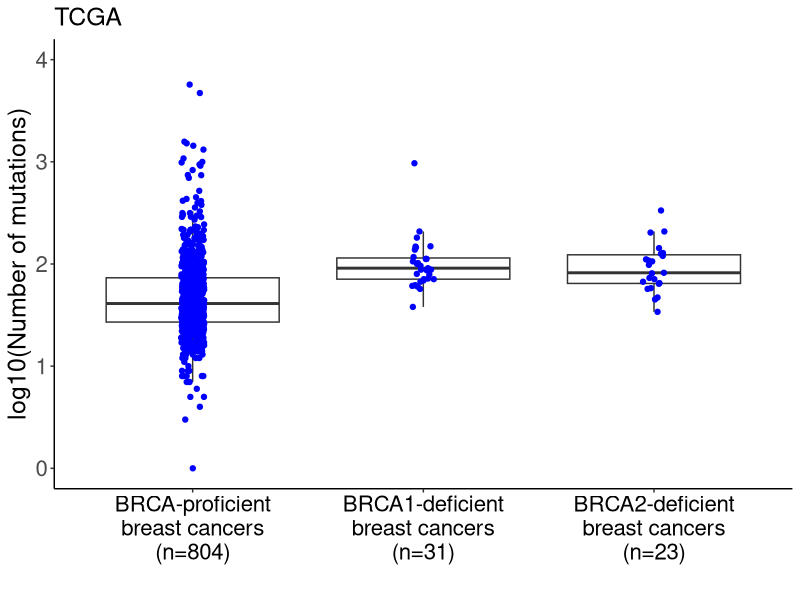

The R script that drew this image:
# Load packages
library(ggplot2)

# Set working directory
setwd("/Users/WIMM/Documents/BRCA_2018/Github/")

# Read file
df <- read.table("Data/TCGA_final.txt", header=TRUE, sep="\t", na.strings="NA", check.names=FALSE)

# Subset relevant columns
df <- df[ , c("BRCA_status", "Mutation.Load.Whole.Exome")]

# Remove missing rows
df <- na.omit(df)

# Compute p-values
    # BRCA1-deficient vs. BRCA-proficient
    wilcox.test(Mutation.Load.Whole.Exome ~ BRCA_status, data=subset(df, BRCA_status %in% c("BRCA-proficient", "BRCA1-deficient")))$p.value
    
    # BRCA2-deficient vs. BRCA-proficient
    wilcox.test(Mutation.Load.Whole.Exome ~ BRCA_status, data=subset(df, BRCA_status %in% c("BRCA-proficient", "BRCA2-deficient")))$p.value
    
# Tabulate sample size per genotype
n.proficient <- length(df$BRCA_status[which(df$BRCA_status=="BRCA-proficient")])
n.brca1 <- length(df$BRCA_status[which(df$BRCA_status=="BRCA1-deficient")])
n.brca2 <- length(df$BRCA_status[which(df$BRCA_status=="BRCA2-deficient")])

# Boxplot
    # Definition
    data <- df
    x <- data$BRCA_status
    y <- log10(data$Mutation.Load.Whole.Exome)
    maintitle <- "TCGA"
    xtitle <- ""
    ytitle <- "log10(Number of mutations)"
    xlabels <- c(paste("BRCA-proficient\nbreast cancers\n(n=", n.proficient, ")", sep=""),
     paste("BRCA1-deficient\nbreast cancers\n(n=", n.brca1, ")", sep=""),
     paste("BRCA2-deficient\nbreast cancers\n(n=", n.brca2, ")", sep=""))
    ymin <- floor(min(y))
    ymax <- ceiling(max(y))
    
    # Plot
    plot <- ggplot(data, aes(x=x, y=y)) +
        geom_boxplot(outlier.colour="white") +
        geom_jitter(height=0, width=0.05, color="blue") +
        ylim(ymin, ymax) +
        labs(title=maintitle, x=xtitle, y=ytitle) +
        scale_x_discrete(labels=xlabels) +
        theme(panel.grid.major=element_blank(),
              panel.grid.minor=element_blank(),
              panel.background=element_blank(),
              axis.line = element_line(colour="black"),
              axis.text=element_text(size=16),
              axis.title=element_text(size=18),
              axis.text.x=element_text(colour="black"),
              plot.title=element_text(size=18))

    # Sava plot
    ggsave("Figures/Figure_1D.pdf", plot, width=8, height=8)
